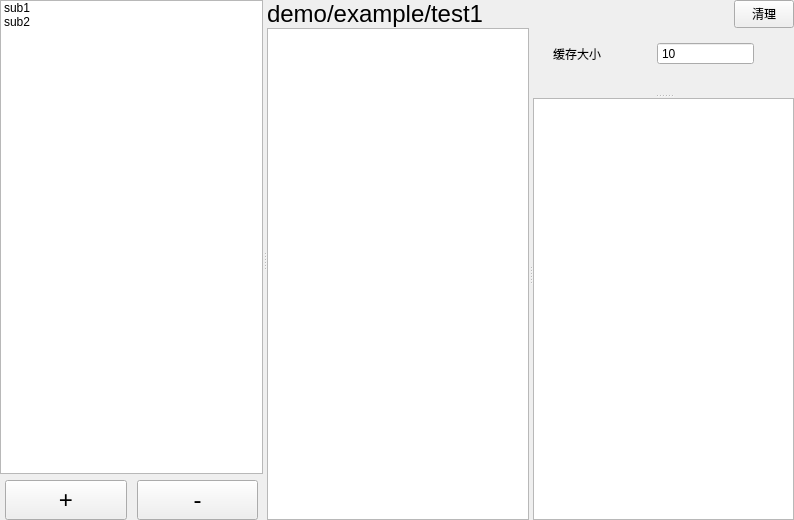
<?xml version="1.0" encoding="UTF-8"?>
<ui version="4.0">
 <class>PageSub</class>
 <widget class="QWidget" name="PageSub">
  <property name="geometry">
   <rect>
    <x>0</x>
    <y>0</y>
    <width>794</width>
    <height>520</height>
   </rect>
  </property>
  <property name="windowTitle">
   <string>PageSub</string>
  </property>
  <layout class="QVBoxLayout" name="verticalLayout_3">
   <property name="spacing">
    <number>0</number>
   </property>
   <property name="leftMargin">
    <number>0</number>
   </property>
   <property name="topMargin">
    <number>0</number>
   </property>
   <property name="rightMargin">
    <number>0</number>
   </property>
   <property name="bottomMargin">
    <number>0</number>
   </property>
   <item>
    <widget class="QSplitter" name="splitter_3">
     <property name="orientation">
      <enum>Qt::Horizontal</enum>
     </property>
     <widget class="QWidget" name="">
      <layout class="QVBoxLayout" name="verticalLayout">
       <item>
        <widget class="QListWidget" name="listWidget">
         <item>
          <property name="text">
           <string>sub1</string>
          </property>
         </item>
         <item>
          <property name="text">
           <string>sub2</string>
          </property>
         </item>
        </widget>
       </item>
       <item>
        <layout class="QHBoxLayout" name="horizontalLayout">
         <property name="spacing">
          <number>10</number>
         </property>
         <property name="leftMargin">
          <number>5</number>
         </property>
         <property name="rightMargin">
          <number>5</number>
         </property>
         <item>
          <widget class="QPushButton" name="pushButton">
           <property name="minimumSize">
            <size>
             <width>40</width>
             <height>40</height>
            </size>
           </property>
           <property name="maximumSize">
            <size>
             <width>16777215</width>
             <height>16777215</height>
            </size>
           </property>
           <property name="font">
            <font>
             <pointsize>18</pointsize>
            </font>
           </property>
           <property name="text">
            <string notr="true">+</string>
           </property>
          </widget>
         </item>
         <item>
          <widget class="QPushButton" name="pushButton_2">
           <property name="minimumSize">
            <size>
             <width>40</width>
             <height>40</height>
            </size>
           </property>
           <property name="maximumSize">
            <size>
             <width>16777215</width>
             <height>16777215</height>
            </size>
           </property>
           <property name="font">
            <font>
             <pointsize>18</pointsize>
            </font>
           </property>
           <property name="text">
            <string notr="true">-</string>
           </property>
          </widget>
         </item>
        </layout>
       </item>
      </layout>
     </widget>
     <widget class="QWidget" name="">
      <layout class="QVBoxLayout" name="verticalLayout_2" stretch="0,1">
       <property name="spacing">
        <number>0</number>
       </property>
       <property name="sizeConstraint">
        <enum>QLayout::SetDefaultConstraint</enum>
       </property>
       <item>
        <layout class="QHBoxLayout" name="horizontalLayout_2">
         <property name="spacing">
          <number>0</number>
         </property>
         <property name="sizeConstraint">
          <enum>QLayout::SetDefaultConstraint</enum>
         </property>
         <item>
          <widget class="QLabel" name="key_select_label">
           <property name="maximumSize">
            <size>
             <width>16777215</width>
             <height>40</height>
            </size>
           </property>
           <property name="font">
            <font>
             <pointsize>18</pointsize>
            </font>
           </property>
           <property name="text">
            <string>demo/example/test1</string>
           </property>
          </widget>
         </item>
         <item>
          <widget class="QPushButton" name="pushButton_clear">
           <property name="maximumSize">
            <size>
             <width>60</width>
             <height>40</height>
            </size>
           </property>
           <property name="text">
            <string>清理</string>
           </property>
          </widget>
         </item>
        </layout>
       </item>
       <item>
        <widget class="QSplitter" name="splitter_2">
         <property name="orientation">
          <enum>Qt::Horizontal</enum>
         </property>
         <widget class="QTreeView" name="treeView"/>
         <widget class="QSplitter" name="splitter">
          <property name="orientation">
           <enum>Qt::Vertical</enum>
          </property>
          <widget class="QWidget" name="widget" native="true">
           <widget class="QWidget" name="">
            <property name="geometry">
             <rect>
              <x>20</x>
              <y>10</y>
              <width>201</width>
              <height>31</height>
             </rect>
            </property>
            <layout class="QHBoxLayout" name="horizontalLayout_3">
             <item>
              <widget class="QLabel" name="label">
               <property name="text">
                <string>缓存大小</string>
               </property>
              </widget>
             </item>
             <item>
              <widget class="QSpinBox" name="spinBox">
               <property name="frame">
                <bool>true</bool>
               </property>
               <property name="buttonSymbols">
                <enum>QAbstractSpinBox::NoButtons</enum>
               </property>
               <property name="minimum">
                <number>10</number>
               </property>
               <property name="maximum">
                <number>9999</number>
               </property>
              </widget>
             </item>
            </layout>
           </widget>
          </widget>
          <widget class="QTableView" name="tableView"/>
         </widget>
        </widget>
       </item>
      </layout>
     </widget>
    </widget>
   </item>
  </layout>
 </widget>
 <resources/>
 <connections/>
</ui>
